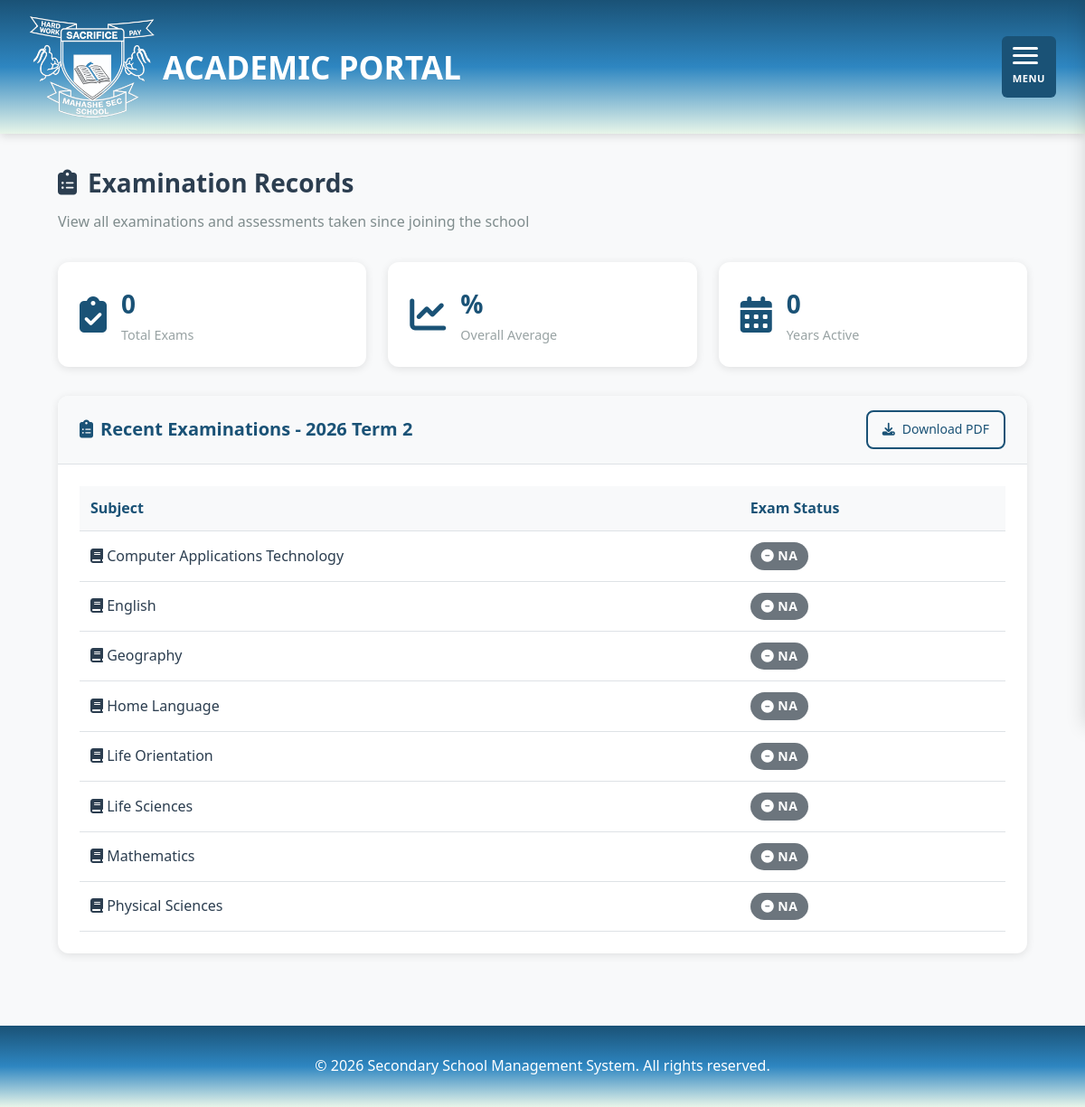
The app's page /examinations/ (signed in) with its own data.
### portal/models.py (models this page shows, shortened)
class ExamStatus(models.Model):
    STATUS_CHOICES = [
        ('yes', 'Yes'),
        ('no', 'No'),
        ('na', 'NA'),
        ('pending', 'Pending'),
    ]
    learner = models.ForeignKey(Learner, on_delete=models.CASCADE, related_name='exam_status')
    subject = models.CharField(max_length=100)
    status = models.CharField(max_length=10, choices=STATUS_CHOICES, default='no')
    academic_year = models.IntegerField()
    term = models.IntegerField(validators=[MinValueValidator(1), MaxValueValidator(4)])
    created_at = models.DateTimeField(auto_now_add=True)
    updated_at = models.DateTimeField(auto_now=True)
    class Meta:
        unique_together = ['learner', 'subject', 'academic_year', 'term']
        ordering = ['academic_year', 'term', 'subject']

### portal/views.py (the view)
    def wrapper(request, *args, **kwargs):
        if not request.session.get('is_learner') or not request.session.get('learner_id'):
            messages.error(request, 'Please login to access this page.')
            return redirect('learner_login')
        return view_func(request, *args, **kwargs)

### portal/models.py (called while the page is built)
    def full_name(self):
        return f"{self.first_name} {self.last_name}"

### portal/views.py (called while the page is built)
def learner_required(view_func):
    def wrapper(request, *args, **kwargs):
        if not request.session.get('is_learner') or not request.session.get('learner_id'):
            messages.error(request, 'Please login to access this page.')
            return redirect('learner_login')
        return view_func(request, *args, **kwargs)
    return wrapper
    """Decorator to check if learner is logged in."""
    def wrapper(request, *args, **kwargs):
        if not request.session.get('is_learner') or not request.session.get('learner_id'):
            messages.error(request, 'Please login to access this page.')
            return redirect('learner_login')
        return view_func(request, *args, **kwargs)
    return wrapper

### templates/portal/examinations.html (shortened to what this page needs)
{% extends 'base.html' %}
{% block content %}
<div class="ienabler-toggle" id="ienablerToggle">
    <span></span>
</div>
<section class="dashboard-section">
    <div class="container">
        <div class="page-header">
            <h1><i class="fas fa-clipboard-list"></i> Examination Records</h1>
            <p>View all examinations and assessments taken since joining the school</p>
        </div>
        <div class="stats-cards">
            <div class="stat-card">
                <i class="fas fa-clipboard-check"></i>
                <div class="stat-info">
                    <span class="stat-value">{{ total_exams }}</span>
                    <span class="stat-label">Total Exams</span>
                </div>
            </div>
            <div class="stat-card">
                <i class="fas fa-chart-line"></i>
                <div class="stat-info">
                    <span class="stat-value">{{ overall_average|default:"N/A"|floatformat:1 }}%</span>
                    <span class="stat-label">Overall Average</span>
                </div>
            </div>
            <div class="stat-card">
                <i class="fas fa-calendar-alt"></i>
                <div class="stat-info">
                    <span class="stat-value">{{ exam_data.keys|length }}</span>
                    <span class="stat-label">Years Active</span>
                </div>
            </div>
        </div>
        <div class="dashboard-card">
            <div class="card-header">
                <h2><i class="fas fa-clipboard-list"></i> Recent Examinations - {{ current_year }} Term {{ current_term }}</h2>
                <div class="card-actions">
                    <a href="{% url 'examinations_pdf' %}" class="btn btn-outline btn-small">
                        <i class="fas fa-download"></i> Download PDF
                    </a>
                </div>
            </div>
            <div class="card-body">
                {% if exam_status_list %}
                <table class="exams-table">
                    <thead>
                        <tr>
                            <th>Subject</th>
                            <th>Exam Status</th>
                        </tr>
                    </thead>
                    <tbody>
                        {% for subject_info in exam_status_list %}
                        <tr>
                            <td>
                                <i class="fas fa-book"></i>
                                {{ subject_info.subject }}
                            </td>
                            <td>
                                {% if subject_info.status == 'yes' %}
                                    <span class="status-badge status-success">
                                        <i class="fas fa-check-circle"></i> Yes
                                    </span>
                                {% elif subject_info.status == 'no' %}
                                    <span class="status-badge status-danger">
                                        <i class="fas fa-times-circle"></i> No
                                    </span>
                                {% else %}
                                    <span class="status-badge status-na">
                                        <i class="fas fa-minus-circle"></i> NA
                                    </span>
                                {% endif %}
                            </td>
                        </tr>
                        {% endfor %}
                    </tbody>
                </table>
                {% endif %}
            </div>
        </div>
    </div>
</section>
{% endblock %}

### static/css/style.css (style rules this page uses)
:root { --primary-color: #1a5276; --primary-dark: #154360; --primary-light: #2e86c1; --secondary-color: #28b463; --accent-color: #f39c12; --danger-color: #e74c3c; --warning-color: #f1c40f; --info-color: #3498db; --success-color: #27ae60; --text-dark: #2c3e50; --text-light: #7f8c8d; --bg-light: #f8f9fa; --bg-white: #ffffff; --border-color: #dee2e6; --shadow: 0 2px 10px rgba(0,0,0,0.1); --shadow-lg: 0 4px 20px rgba(0,0,0,0.15); --radius: 8px; --radius-lg: 12px; --transition: all 0.3s ease; }
*, *::before, *::after { box-sizing: border-box; margin: 0; padding: 0; }
html { font-size: 16px; scroll-behavior: smooth; }
body { font-family: 'Segoe UI', Tahoma, Geneva, Verdana, sans-serif; line-height: 1.6; color: var(--text-dark); background-color: var(--bg-light); min-height: 100vh; }
a { text-decoration: none; color: var(--primary-color); transition: var(--transition); }
.container { max-width: 1200px; margin: 0 auto; padding: 0 2rem; }
.stat-label { font-size: 0.9rem; opacity: 0.8; }
.btn { display: inline-flex; align-items: center; gap: 0.5rem; padding: 0.75rem 1.5rem; border: none; border-radius: var(--radius); font-size: 1rem; font-weight: 500; cursor: pointer; transition: var(--transition); text-decoration: none; }
.btn-outline { background: transparent; border: 2px solid var(--primary-color); color: var(--primary-color); }
.btn-small { padding: 0.5rem 1rem; font-size: 0.875rem; }
.dashboard-section { padding: 2rem; background: var(--bg-light); min-height: calc(100vh - 70px); }
.ienabler-toggle { position: fixed; top: 80px; right: 20px; width: 50px; height: 50px; background: var(--primary-color); border-radius: 50%; display: flex; flex-direction: column; align-items: center; justify-content: center; gap: 4px; cursor: pointer; z-index: 999; box-shadow: var(--shadow-lg); transition: var(--transition); }
.ienabler-toggle span { display: block; width: 22px; height: 3px; background: white; border-radius: 2px; transition: var(--transition); }
.dashboard-card { background: var(--bg-white); border-radius: var(--radius-lg); box-shadow: var(--shadow); overflow: hidden; }
.card-header { background: var(--bg-light); padding: 1rem 1.5rem; display: flex; justify-content: space-between; align-items: center; border-bottom: 1px solid var(--border-color); }
.card-header h2 { font-size: 1.25rem; display: flex; align-items: center; gap: 0.5rem; color: var(--primary-color); }
.card-body { padding: 1.5rem; }
.exams-table, .documents-table { width: 100%; border-collapse: collapse; }
.exams-table th, .exams-table td, .documents-table th, .documents-table td { padding: 0.75rem; text-align: left; border-bottom: 1px solid var(--border-color); }
.exams-table th, .documents-table th { background: var(--bg-light); font-weight: 600; color: var(--primary-color); }
.page-header { margin-bottom: 2rem; }
.page-header h1 { display: flex; align-items: center; gap: 0.75rem; font-size: 1.75rem; margin-bottom: 0.5rem; }
.page-header p { color: var(--text-light); }
.stats-cards { display: grid; grid-template-columns: repeat(auto-fit, minmax(200px, 1fr)); gap: 1.5rem; margin-bottom: 2rem; }
.stat-card { display: flex; align-items: center; gap: 1rem; background: var(--bg-white); padding: 1.5rem; border-radius: var(--radius-lg); box-shadow: var(--shadow); }
.stat-card i { font-size: 2.5rem; color: var(--primary-color); }
.stat-info { display: flex; flex-direction: column; }
.stat-value { font-size: 1.75rem; font-weight: 700; color: var(--primary-color); }
.stat-label { color: var(--text-light); font-size: 0.9rem; }
.status-badge { padding: 0.5rem 1rem; border-radius: 20px; font-size: 0.875rem; font-weight: 500; text-transform: capitalize; }
.status-badge { display: inline-flex; align-items: center; gap: 0.25rem; padding: 0.25rem 0.75rem; border-radius: 20px; font-size: 0.875rem; font-weight: 600; text-transform: uppercase; letter-spacing: 0.5px; }
.status-na { background: #6c757d; color: white; }

### records on screen
ExamStatus: subject "Computer Applications Technology", status "NA"
ExamStatus: subject "English", status "NA"
ExamStatus: subject "Geography", status "NA"
ExamStatus: subject "Home Language", status "NA"
ExamStatus: subject "Life Orientation", status "NA"
ExamStatus: subject "Life Sciences", status "NA"
ExamStatus: subject "Mathematics", status "NA"
ExamStatus: subject "Physical Sciences", status "NA"

### other values on screen
{{ total_exams }} "0"
{{ exam_data.keys|length }} "0"
{{ current_term }} "2"
